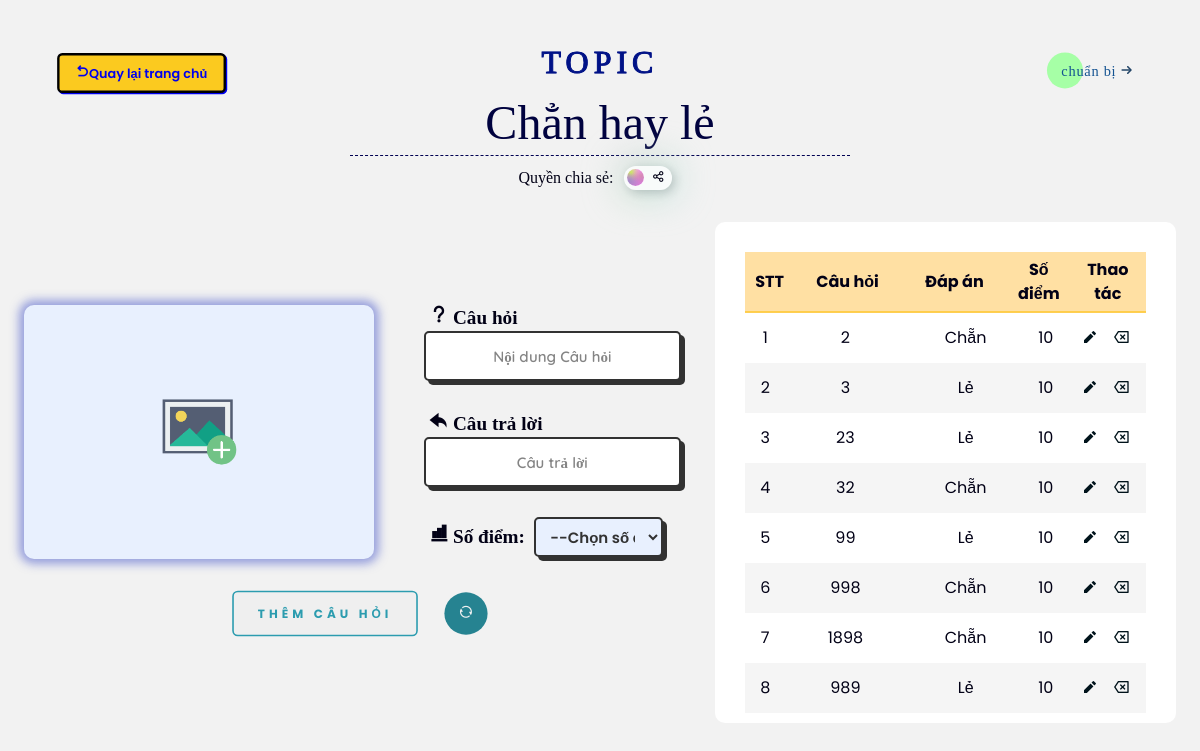
Page /create/update-detail.php?idTopic=nhanht2502-1683613971 (signed in) on the committed database.
### tables this page shows
CREATE TABLE `quest` (
  `idTopic` varchar(40) NOT NULL,
  `idQuest` varchar(50) NOT NULL,
  `nameQuest` text NOT NULL,
  `answer` text NOT NULL,
  `score` int(2) DEFAULT 10,
  `image` varchar(1024) DEFAULT NULL,
  `date-create` datetime DEFAULT current_timestamp()
);

### create/update-detail.php (the view, shortened to what this page needs)
<?php
    global $username,$name,$idTopic,$title,$image,$image_path,$idQuest,$quest,$answer,$score,$id_edit,$url_img,$privacy;
    if (isset($_SESSION['idTopic']) && isset($_SESSION['title'])) {
        $idTopic = $_SESSION['idTopic'];
        $title = $_SESSION['title'];
    }else{
        echo "Xảy ra lỗi";
        exit();
    }
?>
<!DOCTYPE html>
<html lang="en">
<head>
    <link href="https://cdn.jsdelivr.net/npm/remixicon@2.5.0/fonts/remixicon.css" rel="stylesheet">
    <link rel="stylesheet" href="style.css">
    <link rel="stylesheet" href="ui.css">
    <link rel="stylesheet" href="detail.css">
</head>
<body>
    <div class="heading">
        <a id="back" href="../dashboard.php"><i class="ri-arrow-go-back-line"></i>Quay lại trang chủ</a>
        <div class="loader">
            <span>TOPIC</span>
            <span>TOPIC</span>
        </div>
        <form id="heading-form" action="<?php echo htmlspecialchars($_SERVER["PHP_SELF"]) . "?edit-topic=" .$idTopic; ?>" method="POST">
            <input type="text"  name="edit-title" value="<?php echo $title; ?>">
            <div class="privacy-topic">
                <label for="">Quyền chia sẻ:</label>
                <label class="switch">
                    <span class="slider">
                        <p id="public" ><i class='ri-share-line'></i></p>
                    </span>
                </label>
            </div>
        </form>
    </div>
    <div class="ready">
        <a id="play" href="../view/view.php?id=<?php echo $idTopic ?>">
            <button class="cta">
                <span>Chuẩn bị</span>
                <svg viewBox="0 0 13 10" height="10px" width="15px">
                    <path d="M1,5 L11,5"></path>
                    <polyline points="8 1 12 5 8 9"></polyline>
                </svg>
            </button>
        </a>
    </div>
    <div class="grid-container">
        <div class="question body-detail">
            <div class="form-box">
                <div class="form-val">
                    <form class="detail-form" action="<?php echo htmlspecialchars($_SERVER["PHP_SELF"]); ?>" enctype="multipart/form-data" method="post" >
                        <div class="preview">
                            <div class="card">
                                <div class="first-content">
                                    <img id="output" src="<?php if(isset($_SESSION['editing'])) { echo $image_path;} else {echo "../image/input-photo.png";} ?>" >
                                </div>
                            </div>
                        </div>
                        <div>
                            <div class="form-group">
                                <label for=""><i class="ri-question-mark"></i> Câu hỏi</label>
                                <input  class="input-detail" placeholder="Nội dung Câu hỏi"  type="text" name="quest" value="<?php echo $quest; ?>" required>
                            </div>
                            <div class="form-group">
                                <label for=""><i class="ri-reply-fill"></i> Câu trả lời</label>
                                <input class="input-detail" placeholder="Câu trả lời"  type="text" name= "answer"  value="<?php echo $answer; ?>" required>
                            </div>
                            <div class="form-group">
                                <label for=""><i class="ri-numbers-fill"></i> Số điểm:</label>
                                <select class="input-detail" style="height: 40px; width: 50%"  name="score" id="">
                                    <option value="10">--Chọn số điểm--</option>
                                </select>
                            </div>
                        </div>
                    </form>
                    <div class="button-form">
                        <button class="button-detail">
                            <label for="submit-question"><?php if(isset($_SESSION['editing'])) {echo "Hoàn tất chỉnh sửa";} else {echo "Thêm câu hỏi";} ?></label>
                        </button>
                        <button class="reset-detail">
                            <label for="reset-btn"><i class="ri-refresh-line"></i></label>
                        </button>
                    </div>
                </div>
            </div>
        </div>
        <div class="render-section">
            <div class="render-table" >
                <table id="myTable" style="text-align: center">
                        <?php
                            include '../php/condb.php';
                            $sql = "SELECT `idQuest`, `nameQuest`, `answer`, `score`FROM `quest` WHERE `idTopic` = '$idTopic' ORDER BY `date-create` ASC";
                            echo "<thead style = 'width: 100%'>
                            <tr>
                                <th style = 'width: 10%'>STT</th>
                                <th style = 'width: 30%'>Câu hỏi</th>
                                <th style = 'width: 30%'>Đáp án</th>
                                <th style = 'width: 10%'>Số điểm</th>
                                <th style = 'width: 20%'>Thao tác</th>
                            </tr>
                                </thead>";
                            echo" <tbody>";
                            if($result = mysqli_query($conn,$sql)){
                                if (mysqli_num_rows($result)>0){
                                    $norow = 1;
                                    while ($row = mysqli_fetch_array($result)) {
                                        echo "<tr>";
                                            echo "<td style = 'width: 10%'>" . $norow. "</td>";
                                            echo "<td style = 'width: 30%'>" .$row['nameQuest'] . "</td>";
                                            echo "<td style = 'width: 30%'>" .$row['answer'] . "</td>";
                                            echo "<td style = 'width: 10%'>" .$row['score'] . "</td>";
                                            echo "<td style = 'width: 20%'>";
                                                echo "<a href='update-detail.php?act=edit&id=".$row['idQuest']."' title ='Edit' data-toggle = 'tooltip'><i class='ri-pencil-fill'></i></a>";
                                                echo "<i style=' color: transparent' class='ri-space'></i>";
                                                echo "<a href='update-detail.php?act=delete&id=".$row['idQuest']."' title = 'Delete' data-toggle = 'tooltip'><i class='ri-delete-back-2-line'></i></a> </td>";
                                        echo "</tr>";
                                        $norow++;
                                    }
                                    echo "</tbody>";
                                }
                                else{
                                    echo "<tr>";
                                    echo "<td colspan='4' style='text-align:center' class='lead'>Hiện tại chưa có câu hỏi</td>";
                                    echo "</tr>";
                                }
                            }
                        ?>
                </table>
            </div>
        </div>
    </div>
</body>
</html>

### create/style.css (style rules this page uses)
* { padding: 0; margin: 0; box-sizing: border-box; font-family: 'Poppins', sans-serif; text-decoration: none; list-style: none; }
a { -webkit-user-drag: none; }
:root { --bg-color: #f2f2f2; --text-color: #020116; --main-color: #5669a2; --anther-color: #e6bb1d; }
body { width: 100vw; height: 100vh; background-color: var(--bg-color); color: var(--text-color); overflow: hidden; }
.form-box { position: relative; }

### create/ui.css (style rules this page uses)
.ready { position: absolute; top: 5%; right: 3%; scale: 0.8; }
.cta { cursor: pointer; display: flex; align-items: center; justify-content: center; position: relative; margin: auto; padding: 10px 18px; transition: all 0.2s ease; border: none; background: none; }
.cta:before { content: ""; position: absolute; top: 0; left: 0; display: block; border-radius: 50px; background: #a6ffa6; width: 45px; height: 45px; transition: all 0.3s ease; }
.cta span { padding-top: 3px; font-family: Geomanist; font-weight: normal; text-transform: lowercase; position: relative; font-size: 18px; letter-spacing: 0.05em; color: #135291; }
.cta svg { position: relative; top: 0; margin-left: 10px; fill: none; stroke-linecap: round; stroke-linejoin: round; stroke: #234567; stroke-width: 2; transform: translateX(-5px); transition: all 0.3s ease; }

### rows in the picture
quest: nameQuest "2", answer "Chẵn", score "10"
quest: nameQuest "3", answer "Lẻ", score "10"
quest: nameQuest "23", answer "Lẻ", score "10"
quest: nameQuest "32", answer "Chẵn", score "10"
quest: nameQuest "99", answer "Lẻ", score "10"
quest: nameQuest "998", answer "Chẵn", score "10"
quest: nameQuest "1898", answer "Chẵn", score "10"
quest: nameQuest "989", answer "Lẻ", score "10"
